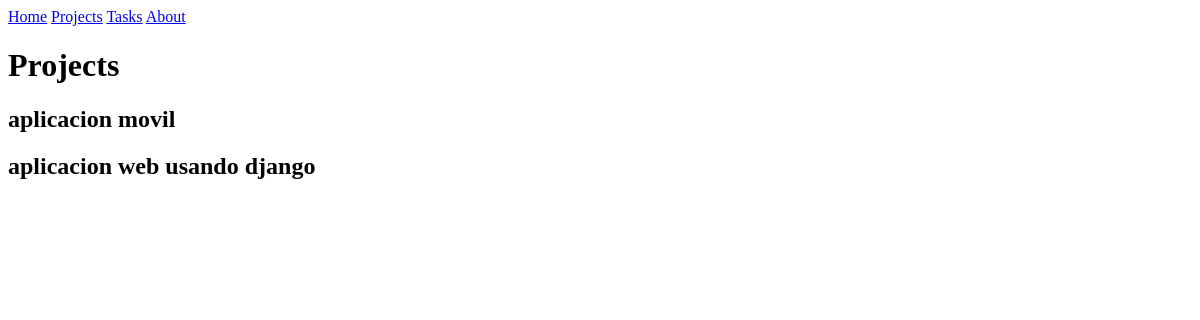
The page /projects/ on the database as committed earlier.
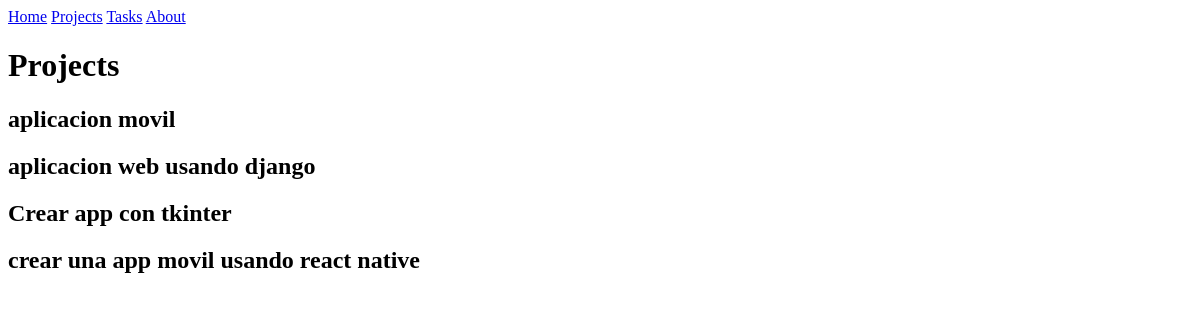
The same page on the database as committed later.
### myapp/models.py (models this page shows, shortened)
class Project(models.Model):
    name = models.CharField(max_length=200)

### myapp/views.py (the view)
# urls.py: path('projects/', views.projects),
def projects(request):
    projects = Project.objects.all()
    return render(request, 'projects.html',{
        'projects': projects
    })

### myapp/templates/projects.html (shortened to what this page needs)
<!DOCTYPE html>
<html lang="en">
<head>
</head>
<body>
{% extends 'layouts/base.html' %}
{% block content %}
<h1>Projects</h1>
    {% for project in projects %}
    <div>
        <h2>{{project.name}}</h2>
    </div>
    {% endfor %}
{% endblock %}

### myapp/templates/layouts/base.html
<header>
    <nav>
        <a href="/">Home</a>
        <a href="/projects">Projects</a>
        <a href="/tasks">Tasks</a>
        <a href="/about">About</a>
    </nav>
</header>
{% block content %}
{% endblock %}

Rows that differ between the two databases and show on the page:
added Project: name "Crear app con tkinter"
added Project: name "crear una app movil usando react native"
